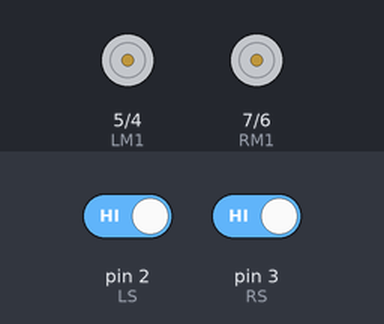
This sketch was run on a simulated Arduino Uno, built with avr-gcc and run on an emulated ATmega328P. Parts: motor-driver pin pairs drawn as motors (green arrow = first pin HIGH = forward, orange = second pin HIGH = backward, longer = more drive). The test bench sets the inputs (shaded band); at power-on: pin 2 (LS) HIGH, pin 3 (RS) HIGH.

Above: at 1.2 s.
1.3 s: pin 2 (LS) driven LOW
At 2.2 s:
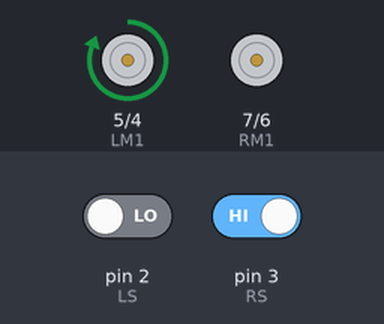
2.8 s: pin 3 (RS) driven LOW
At 3.3 s:
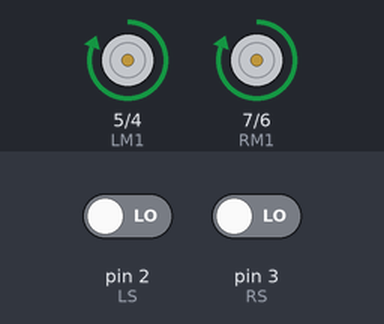
4.3 s: pin 2 (LS) driven HIGH
At 5.5 s:
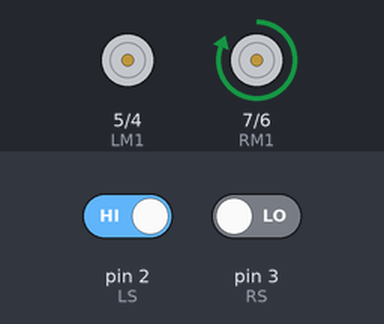
5.8 s: pin 3 (RS) driven HIGH
At 6.8 s:
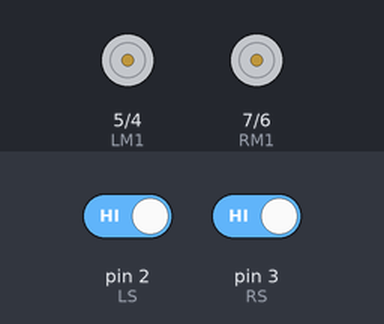
Timing chart, 0 to 8.3 s (numbered marks = the images above; inputs shaded):
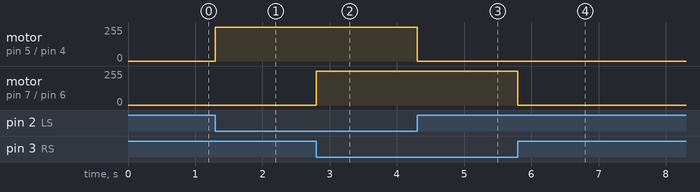

The sketch:

main.ino
```cpp
/*© 2022. arindamdas13. All Rights Reserved*/
#define LS 2 // left sensor
#define RS 3 // right sensor
#define LM1 5 // left motor M1a
#define LM2 4 // left motor M2a
#define RM1 7 // right motor M2a
#define RM2 6 // right motor M2b
void setup()
{
  Serial.begin(9600);
pinMode(LS, INPUT);
pinMode(RS, INPUT);
pinMode(LM1, OUTPUT);
pinMode(LM2, OUTPUT);
pinMode(RM1, OUTPUT);
pinMode(RM2, OUTPUT);
}
void loop()
{
int Right = digitalRead(LS);
int Left = digitalRead(RS);
if((Right==0)&&(Left==0) ) //Forward
{
digitalWrite(LM1, HIGH);
digitalWrite(LM2, LOW);
digitalWrite(RM1, HIGH);
digitalWrite(RM2, LOW);
}
if((Right==1)&&(Left==0)) //Left
{
digitalWrite(LM1, LOW);
digitalWrite(LM2, LOW);
digitalWrite(RM1, HIGH);
digitalWrite(RM2, LOW);
}
if((Right==0)&&(Left==1)) //Right
{
digitalWrite(LM1, HIGH);
digitalWrite(LM2, LOW);
digitalWrite(RM1, LOW);
digitalWrite(RM2, LOW);
}

if((Right==1)&&(Left==1)) //Stop
{
digitalWrite(LM1, LOW);
digitalWrite(LM2, LOW);
digitalWrite(RM1, LOW);
digitalWrite(RM2, LOW);
}
}
```

Measured:
- after the input at 1.3 s, motor on pin 5 (LM1) / pin 4 (LM2): stopped → forward 255/255 at once
- after the input at 2.8 s, motor on pin 7 (RM1) / pin 6 (RM2): stopped → forward 255/255 at once
- after the input at 4.3 s, motor on pin 5 (LM1) / pin 4 (LM2): forward 255/255 → stopped at once
- after the input at 5.8 s, motor on pin 7 (RM1) / pin 6 (RM2): forward 255/255 → stopped at once
